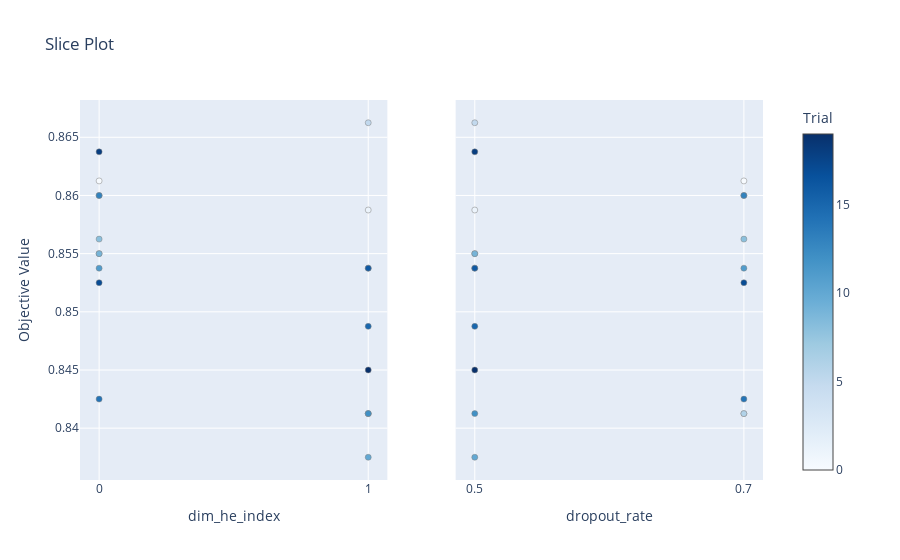

Write notebook code for a chart like this one.
### Code cell
optuna.visualization.plot_slice(study)

### Figure 1 — Plotly figure (JSON) as saved in the notebook; plotly's stock layout.template omitted (floating-point values rounded to 4 significant figures)
{"data": [{"marker": {"color": [0, 1, 2, 3, 4, 5, 6, 7, 8, 9, 10, 11, 12, 13, 14, 15, 16, 17, 18, 19], "colorbar": {"title": {"text": "Trial"}, "x": 1, "xpad": 40}, "colorscale": [[0, "rgb(247,251,255)"], [0.125, "rgb(222,235,247)"], [0.25, "rgb(198,219,239)"], [0.375, "rgb(158,202,225)"], [0.5, "rgb(107,174,214)"], [0.625, "rgb(66,146,198)"], [0.75, "rgb(33,113,181)"], [0.875, "rgb(8,81,156)"], [1, "rgb(8,48,107)"]], "line": {"color": "Grey", "width": 0.5}, "showscale": true}, "mode": "markers", "name": "Feasible Trial", "showlegend": false, "type": "scatter", "x": [0, 1, 1, 1, 0, 1, 1, 0, 0, 0, 1, 0, 1, 0, 0, 1, 1, 0, 0, 1], "xaxis": "x", "y": [0.8613, 0.8587, 0.8413, 0.8538, 0.86, 0.8662, 0.8413, 0.855, 0.8562, 0.855, 0.8375, 0.8538, 0.8413, 0.86, 0.8425, 0.8488, 0.8538, 0.8525, 0.8638, 0.845], "yaxis": "y"}, {"marker": {"color": [0, 1, 2, 3, 4, 5, 6, 7, 8, 9, 10, 11, 12, 13, 14, 15, 16, 17, 18, 19], "colorbar": {"title": {"text": "Trial"}, "x": 1, "xpad": 40}, "colorscale": [[0, "rgb(247,251,255)"], [0.125, "rgb(222,235,247)"], [0.25, "rgb(198,219,239)"], [0.375, "rgb(158,202,225)"], [0.5, "rgb(107,174,214)"], [0.625, "rgb(66,146,198)"], [0.75, "rgb(33,113,181)"], [0.875, "rgb(8,81,156)"], [1, "rgb(8,48,107)"]], "line": {"color": "Grey", "width": 0.5}, "showscale": false}, "mode": "markers", "name": "Feasible Trial", "showlegend": false, "type": "scatter", "x": [0.7, 0.5, 0.7, 0.5, 0.7, 0.5, 0.7, 0.5, 0.7, 0.5, 0.5, 0.7, 0.5, 0.7, 0.7, 0.5, 0.5, 0.7, 0.5, 0.5], "xaxis": "x2", "y": [0.8613, 0.8587, 0.8413, 0.8538, 0.86, 0.8662, 0.8413, 0.855, 0.8562, 0.855, 0.8375, 0.8538, 0.8413, 0.86, 0.8425, 0.8488, 0.8538, 0.8525, 0.8638, 0.845], "yaxis": "y2"}], "layout": {"title": {"text": "Slice Plot"}, "xaxis": {"anchor": "y", "categoryarray": [0, 1], "categoryorder": "array", "domain": [0, 0.45], "title": {"text": "dim_he_index"}, "type": "category"}, "xaxis2": {"anchor": "y2", "categoryarray": [0.5, 0.7], "categoryorder": "array", "domain": [0.55, 1], "title": {"text": "dropout_rate"}, "type": "category"}, "yaxis": {"anchor": "x", "domain": [0, 1], "title": {"text": "Objective Value"}}, "yaxis2": {"anchor": "x2", "domain": [0, 1], "matches": "y", "showticklabels": false}}}
